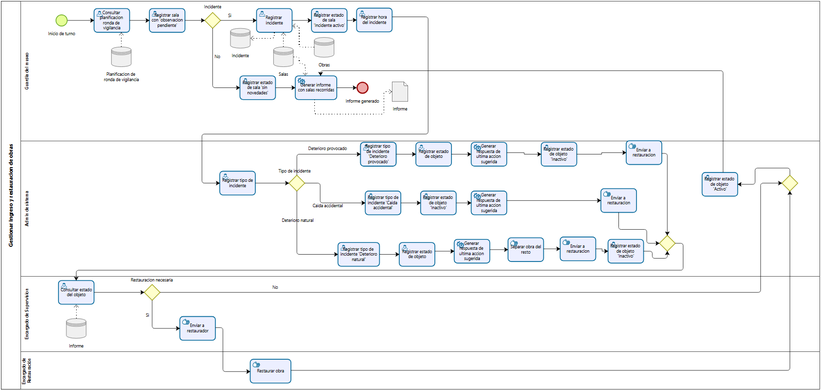
#> input picture media/bpmn_operativo_corregido.png, 821 x 390 px, shrunk from 1682 x 798 before the run, found by its file name
$ python generate_pipeline_crops.py
#> lines starting #> are read from the running program, lines starting #| are printed output that depends on the picture
from PIL import Image

# 1. BPMN Operativo: Crop the Incident detection and registration tasks
im_bpmn = Image.open('media/bpmn_operativo_corregido.png')
#> im_bpmn is the input picture: PIL image 821x390 RGB; mean R, G, B 245.8, 246.8, 247.9
w, h = im_bpmn.size
#> w = 821; h = 390
print("BPMN size:", w, h)
#| BPMN size: 821 390
# Let's crop center-left where the incident tasks are
# Let's save a crop of around 35% to 70% width, 20% to 75% height
crop_bpmn = im_bpmn.crop((int(w * 0.28), int(h * 0.18), int(w * 0.68), int(h * 0.65)))
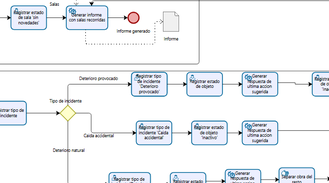
#> crop_bpmn: PIL image 329x183 RGB; mean R, G, B 239.5, 241.8, 244.5
crop_bpmn.save('scripts_y_notas/test_crop_bpmn.png')

# 2. DCU: Crop CU-15 Registrar Incidente
im_dcu = Image.open('media/page8_diagram.png')
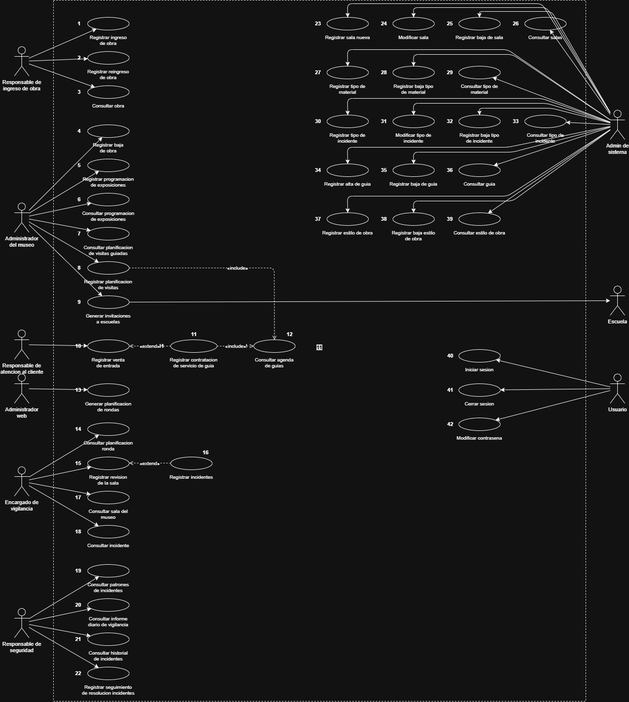
#> input picture media/page8_diagram.png, 629 x 702 px, shrunk from 1288 x 1437 before the run, found by its file name
#> im_dcu is the input picture: PIL image 629x702 RGB; mean R, G, B 23.9, 23.9, 23.9
w_dcu, h_dcu = im_dcu.size
#> w_dcu = 629; h_dcu = 702
print("DCU size:", w_dcu, h_dcu)
#| DCU size: 629 702
# Let's crop around center/right where incident use cases are
crop_dcu = im_dcu.crop((int(w_dcu * 0.25), int(h_dcu * 0.35), int(w_dcu * 0.75), int(h_dcu * 0.65)))
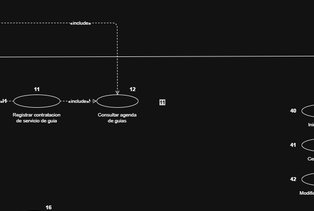
#> crop_dcu: PIL image 314x211 RGB; mean R, G, B 20.8, 20.8, 20.8
crop_dcu.save('scripts_y_notas/test_crop_dcu.png')

# 3. Prototipo: Crop top/middle
im_proto = Image.open('media/page13_prototipo.png')
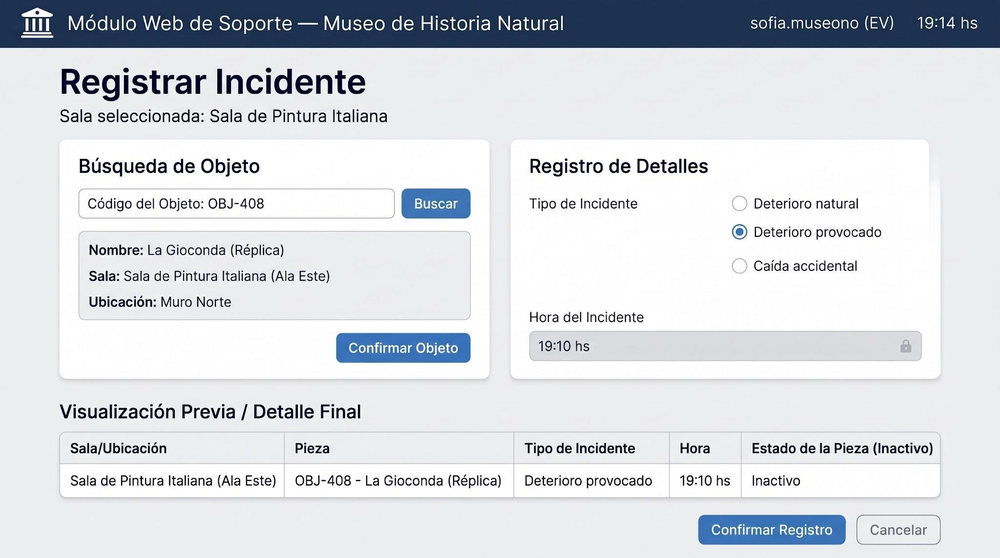
#> input picture media/page13_prototipo.png, 1000 x 558 px, shrunk from 2048 x 1143 before the run, found by its file name
#> im_proto is the input picture: PIL image 1000x558 RGB; mean R, G, B 214.5, 217.6, 222.6
w_p, h_p = im_proto.size
#> w_p = 1000; h_p = 558
print("Proto size:", w_p, h_p)
#| Proto size: 1000 558
crop_proto = im_proto.crop((int(w_p * 0.05), int(h_p * 0.12), int(w_p * 0.65), int(h_p * 0.75)))
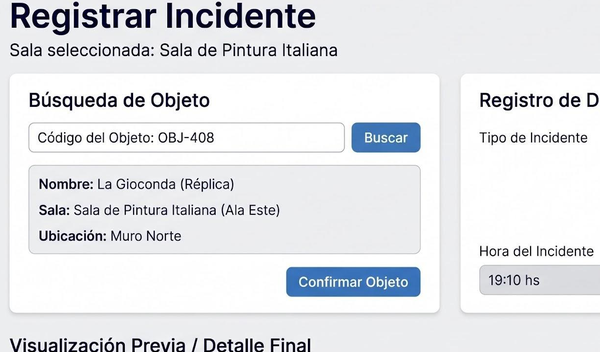
#> crop_proto: PIL image 600x352 RGB; mean R, G, B 226.7, 228.6, 232
crop_proto.save('scripts_y_notas/test_crop_proto.png')

# 4. DCD: Crop Incidente & Sala classes
im_dcd = Image.open('media/board_crop_1_left.png')
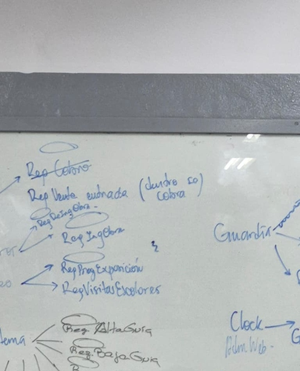
#> input picture media/board_crop_1_left.png, 300 x 371 px, shrunk from 614 x 759 before the run, found by its file name
#> im_dcd is the input picture: PIL image 300x371 RGB; mean R, G, B 175.2, 179.4, 180.5
w_dcd, h_dcd = im_dcd.size
#> w_dcd = 300; h_dcd = 371
print("DCD size:", w_dcd, h_dcd)
#| DCD size: 300 371
crop_dcd = im_dcd.crop((int(w_dcd * 0.05), int(h_dcd * 0.05), int(w_dcd * 0.95), int(h_dcd * 0.7)))
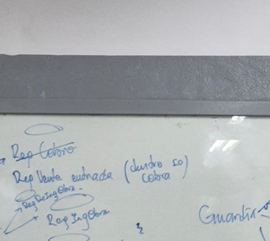
#> crop_dcd: PIL image 270x241 RGB; mean R, G, B 170.1, 174, 176.1
crop_dcd.save('scripts_y_notas/test_crop_dcd.png')

print("All test crops generated.")
